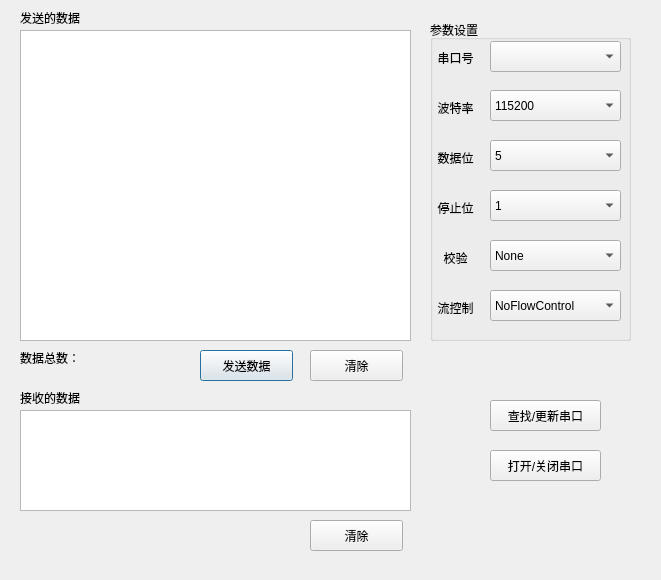
<?xml version="1.0" encoding="UTF-8"?>
<ui version="4.0">
 <class>Dialog</class>
 <widget class="QDialog" name="Dialog">
  <property name="geometry">
   <rect>
    <x>0</x>
    <y>0</y>
    <width>661</width>
    <height>580</height>
   </rect>
  </property>
  <property name="windowTitle">
   <string>SerialCommunicateDialog</string>
  </property>
  <widget class="QTextEdit" name="textEditSend">
   <property name="geometry">
    <rect>
     <x>20</x>
     <y>30</y>
     <width>391</width>
     <height>311</height>
    </rect>
   </property>
   <property name="horizontalScrollBarPolicy">
    <enum>Qt::ScrollBarAlwaysOff</enum>
   </property>
   <property name="lineWrapMode">
    <enum>QTextEdit::WidgetWidth</enum>
   </property>
  </widget>
  <widget class="QTextEdit" name="textEditReceive">
   <property name="geometry">
    <rect>
     <x>20</x>
     <y>410</y>
     <width>391</width>
     <height>101</height>
    </rect>
   </property>
  </widget>
  <widget class="QLabel" name="label">
   <property name="geometry">
    <rect>
     <x>20</x>
     <y>10</y>
     <width>81</width>
     <height>16</height>
    </rect>
   </property>
   <property name="text">
    <string>发送的数据</string>
   </property>
  </widget>
  <widget class="QLabel" name="label_2">
   <property name="geometry">
    <rect>
     <x>20</x>
     <y>390</y>
     <width>81</width>
     <height>16</height>
    </rect>
   </property>
   <property name="text">
    <string>接收的数据</string>
   </property>
  </widget>
  <widget class="QPushButton" name="pushButtonSend">
   <property name="geometry">
    <rect>
     <x>200</x>
     <y>350</y>
     <width>93</width>
     <height>31</height>
    </rect>
   </property>
   <property name="text">
    <string>发送数据</string>
   </property>
  </widget>
  <widget class="QPushButton" name="pushButtonClearReceive">
   <property name="geometry">
    <rect>
     <x>310</x>
     <y>520</y>
     <width>93</width>
     <height>31</height>
    </rect>
   </property>
   <property name="text">
    <string>清除</string>
   </property>
  </widget>
  <widget class="QGroupBox" name="groupBox">
   <property name="geometry">
    <rect>
     <x>430</x>
     <y>20</y>
     <width>201</width>
     <height>321</height>
    </rect>
   </property>
   <property name="title">
    <string>参数设置</string>
   </property>
   <widget class="QLabel" name="label_6">
    <property name="geometry">
     <rect>
      <x>0</x>
      <y>130</y>
      <width>51</width>
      <height>16</height>
     </rect>
    </property>
    <property name="text">
     <string>数据位</string>
    </property>
    <property name="alignment">
     <set>Qt::AlignCenter</set>
    </property>
   </widget>
   <widget class="QComboBox" name="comboBoxStopbit">
    <property name="geometry">
     <rect>
      <x>60</x>
      <y>170</y>
      <width>131</width>
      <height>31</height>
     </rect>
    </property>
    <item>
     <property name="text">
      <string>1</string>
     </property>
    </item>
    <item>
     <property name="text">
      <string>2</string>
     </property>
    </item>
    <item>
     <property name="text">
      <string>1.5</string>
     </property>
    </item>
   </widget>
   <widget class="QLabel" name="label_4">
    <property name="geometry">
     <rect>
      <x>0</x>
      <y>80</y>
      <width>51</width>
      <height>16</height>
     </rect>
    </property>
    <property name="text">
     <string>波特率</string>
    </property>
    <property name="alignment">
     <set>Qt::AlignCenter</set>
    </property>
   </widget>
   <widget class="QLabel" name="label_5">
    <property name="geometry">
     <rect>
      <x>0</x>
      <y>230</y>
      <width>51</width>
      <height>16</height>
     </rect>
    </property>
    <property name="text">
     <string>校验</string>
    </property>
    <property name="alignment">
     <set>Qt::AlignCenter</set>
    </property>
   </widget>
   <widget class="QComboBox" name="comboBoxParity">
    <property name="geometry">
     <rect>
      <x>60</x>
      <y>220</y>
      <width>131</width>
      <height>31</height>
     </rect>
    </property>
    <item>
     <property name="text">
      <string>None</string>
     </property>
    </item>
    <item>
     <property name="text">
      <string>EvenParity</string>
     </property>
    </item>
    <item>
     <property name="text">
      <string>OddParity</string>
     </property>
    </item>
    <item>
     <property name="text">
      <string>MarkParity</string>
     </property>
    </item>
    <item>
     <property name="text">
      <string>SpaceParity</string>
     </property>
    </item>
   </widget>
   <widget class="QLabel" name="label_7">
    <property name="geometry">
     <rect>
      <x>0</x>
      <y>180</y>
      <width>51</width>
      <height>16</height>
     </rect>
    </property>
    <property name="text">
     <string>停止位</string>
    </property>
    <property name="alignment">
     <set>Qt::AlignCenter</set>
    </property>
   </widget>
   <widget class="QLabel" name="label_3">
    <property name="geometry">
     <rect>
      <x>0</x>
      <y>30</y>
      <width>51</width>
      <height>16</height>
     </rect>
    </property>
    <property name="text">
     <string>串口号</string>
    </property>
    <property name="alignment">
     <set>Qt::AlignCenter</set>
    </property>
   </widget>
   <widget class="QComboBox" name="comboBoxPortName">
    <property name="geometry">
     <rect>
      <x>60</x>
      <y>21</y>
      <width>131</width>
      <height>31</height>
     </rect>
    </property>
   </widget>
   <widget class="QComboBox" name="comboBoxDatabit">
    <property name="geometry">
     <rect>
      <x>60</x>
      <y>120</y>
      <width>131</width>
      <height>31</height>
     </rect>
    </property>
    <item>
     <property name="text">
      <string>5</string>
     </property>
    </item>
    <item>
     <property name="text">
      <string>6</string>
     </property>
    </item>
    <item>
     <property name="text">
      <string>7</string>
     </property>
    </item>
    <item>
     <property name="text">
      <string>8</string>
     </property>
    </item>
   </widget>
   <widget class="QComboBox" name="comboBoxBaud">
    <property name="geometry">
     <rect>
      <x>60</x>
      <y>70</y>
      <width>131</width>
      <height>31</height>
     </rect>
    </property>
    <item>
     <property name="text">
      <string>115200</string>
     </property>
    </item>
    <item>
     <property name="text">
      <string>57600</string>
     </property>
    </item>
    <item>
     <property name="text">
      <string>38400</string>
     </property>
    </item>
    <item>
     <property name="text">
      <string>19200</string>
     </property>
    </item>
    <item>
     <property name="text">
      <string>9600</string>
     </property>
    </item>
    <item>
     <property name="text">
      <string>4800</string>
     </property>
    </item>
    <item>
     <property name="text">
      <string>2400</string>
     </property>
    </item>
    <item>
     <property name="text">
      <string>1200</string>
     </property>
    </item>
   </widget>
   <widget class="QLabel" name="label_8">
    <property name="geometry">
     <rect>
      <x>0</x>
      <y>280</y>
      <width>51</width>
      <height>16</height>
     </rect>
    </property>
    <property name="text">
     <string>流控制</string>
    </property>
    <property name="alignment">
     <set>Qt::AlignCenter</set>
    </property>
   </widget>
   <widget class="QComboBox" name="comboBoxFlowControl">
    <property name="geometry">
     <rect>
      <x>60</x>
      <y>270</y>
      <width>131</width>
      <height>31</height>
     </rect>
    </property>
    <item>
     <property name="text">
      <string>NoFlowControl</string>
     </property>
    </item>
    <item>
     <property name="text">
      <string>SoftwareControl</string>
     </property>
    </item>
    <item>
     <property name="text">
      <string>HardwareControl</string>
     </property>
    </item>
   </widget>
  </widget>
  <widget class="QPushButton" name="pushButtonFindPort">
   <property name="geometry">
    <rect>
     <x>490</x>
     <y>400</y>
     <width>111</width>
     <height>31</height>
    </rect>
   </property>
   <property name="text">
    <string>查找/更新串口</string>
   </property>
  </widget>
  <widget class="QPushButton" name="pushButtonStartStop">
   <property name="geometry">
    <rect>
     <x>490</x>
     <y>450</y>
     <width>111</width>
     <height>31</height>
    </rect>
   </property>
   <property name="text">
    <string>打开/关闭串口</string>
   </property>
  </widget>
  <widget class="QPushButton" name="pushButtonClearSend">
   <property name="geometry">
    <rect>
     <x>310</x>
     <y>350</y>
     <width>93</width>
     <height>31</height>
    </rect>
   </property>
   <property name="text">
    <string>清除</string>
   </property>
  </widget>
  <widget class="QLabel" name="label_9">
   <property name="geometry">
    <rect>
     <x>20</x>
     <y>350</y>
     <width>151</width>
     <height>16</height>
    </rect>
   </property>
   <property name="text">
    <string>数据总数：</string>
   </property>
  </widget>
 </widget>
 <resources/>
 <connections/>
</ui>
